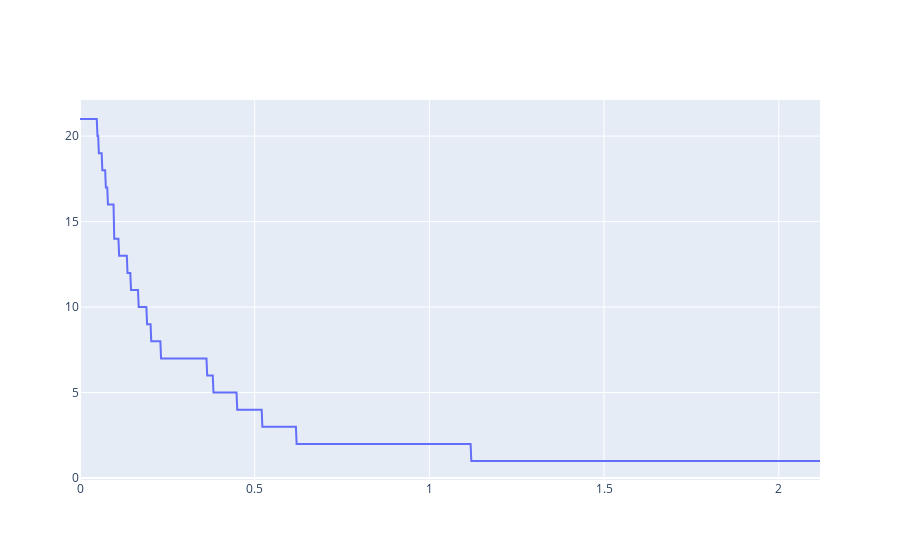

The notebook cell saved with this chart:
### Code cell
import plotly.graph_objects as go

t_array=np.arange(start=0,stop=max(abs(coefs.values))[0],step=0.002)
counts=[]
for t in t_array:
    counter=0
    for val in coefs.values: 
        if abs(val)>t:counter+=1
    counts.append(counter)


fig = go.Figure(data=go.Scatter(x=t_array, y=counts))
fig.show()

### Figure 1 — Plotly figure (JSON) as saved in the notebook; plotly's stock layout.template omitted (floating-point values rounded to 4 significant figures; data arrays with more than 128 entries replaced by an {"elided": "..."} marker saying what was removed)
{"data": [{"type": "scatter", "x": {"elided": "1060 float values"}, "y": {"elided": "1060 int values"}}], "layout": {}}
